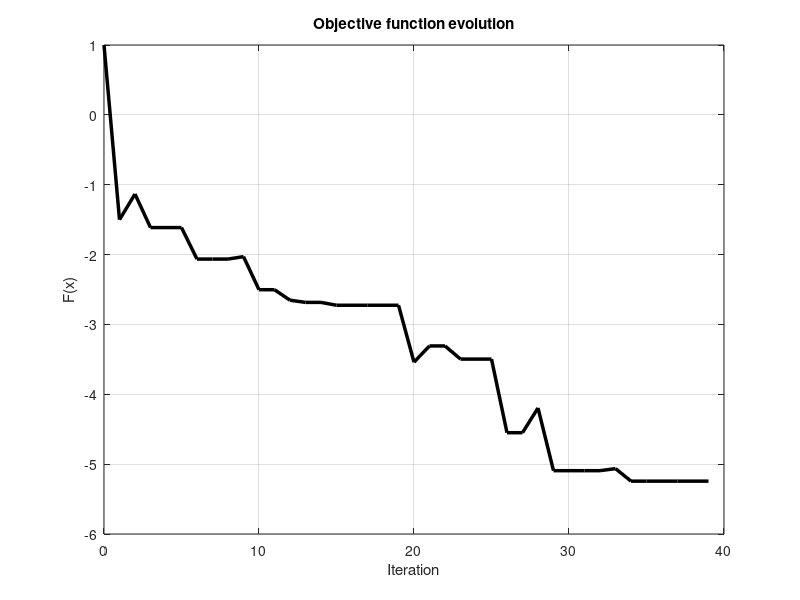

This figure's MATLAB source:
% simulated annealing algorithm
clc; clear all; k = 1; k_max = 40;


%%%%%%%%%%%%%%%%%%%%%%%%%%% entry of parameters %%%%%%%%%%%%%%%%%%%%%%%%%%%
% initial solution, number of neighbors and temperature decay rate
x    = 2;
n    = 4;
beta = 0.95;

% initial temperature
T = 0.7;                 

% objective function
F = @(x) x.*sin( 10*pi.*x ) +1;


%%%%%%%%%%%%%%%%%%%%%%%%%%% simulated annealing %%%%%%%%%%%%%%%%%%%%%%%%%%%
f(k) = F(x);                                  % evaluate objective function for x_0
fprintf('k = %-2d: x = %.3f | F(x) = %.3f | T = %.2f\n', k, x, f(k), T);

while( k<k_max )
        k = k+1;

        for aux  = 1:n
            x_j  = x +(1*rand(1,1) -0.5);     % neighbor solution x_j

            % if objective function lower else go thorught probab. acceptance
            if( F(x_j) < F(x) )
                x = x_j;                      % new solution
                fprintf('neighb: x = %.3f | F(x) = %.3f | new min\n', x, F(x));
            else
                pb = exp( (F(x)-F(x_j))/T );  % probability threshold        
                if( rand(1,1) < pb )
                    x = x_j;                  % new solution (not best but accepted)
                    fprintf('neighb: x = %.3f | prob. = %.2f |\n', x, pb); 
                end
            end
        end
        
        f(k) = F(x);        % evaluate objective function
        n    = 1*n;         % update number of neighbor (constant)
        T    = beta*T;      % update temperature
        fprintf('k = %-2d: x = %.3f | F(x) = %.3f | T = %.2f\n', k, x, f(k), T);    % show progress
end

plot(0:k-1, f, 'LineWidth',2.5, 'color','k'); grid on;
title('Objective function evolution'); xlabel('Iteration'); ylabel('F(x)');
